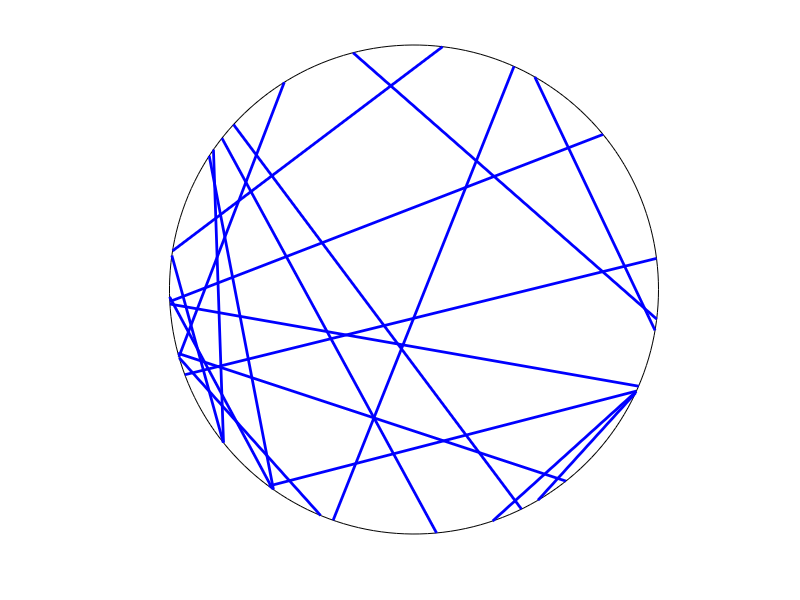

MATLAB code for this plot:
% Simulate a uniform Poisson line process on a disk.
% Author: H. Paul Keeler, 2019.
% Website: hpaulkeeler.com
% Repository: github.com/hpaulkeeler/posts

close all; clearvars; clc;

%%%START Parameters START%%%
%Poisson line process parameters
lambda=4; %intensity (ie mean density) of the Poisson line process

%Simulation disk dimensions
xx0=0; yy0=0; %center of disk
r=1; %disk radius
massLine=2*pi*r*lambda; %total measure/mass of the line process
%%%END Parameters END%%%

%%%START Simulate a Poisson line process on a disk START%%%
%Simulate Poisson point process
numbLines=poissrnd(massLine);%Poisson number of lines
theta=2*pi*rand(numbLines,1); %choose angular component uniformly
p=r*rand(numbLines,1); %choose radial component uniformly
q=sqrt(r.^2-p.^2); %distance to circle edge (alonge line)

%calculate trig values
sin_theta=sin(theta);
cos_theta=cos(theta);

%calculate segment endpoints of Poisson line process
xx1=xx0+p.*cos_theta+q.*sin_theta;
yy1=yy0+p.*sin_theta-q.*cos_theta;
xx2=xx0+p.*cos_theta-q.*sin_theta;
yy2=yy0+p.*sin_theta+q.*cos_theta;
%%%END Simulate a Poisson line process on a disk END%%%


%%% START Plotting %%%START
%draw circle
t=linspace(0,2*pi,200);
xp=xx0+r*cos(t); yp=yy0+r*sin(t);
plot(xp,yp,'k');
axis square; hold on;
axis tight;
xticks([]);yticks([]);
set(gca,'Visible','off');

%plot segments of Poisson line process
plot([xx1';xx2'],[yy1';yy2'],'b','LineWidth',2);
%%%END Plotting END%%%
